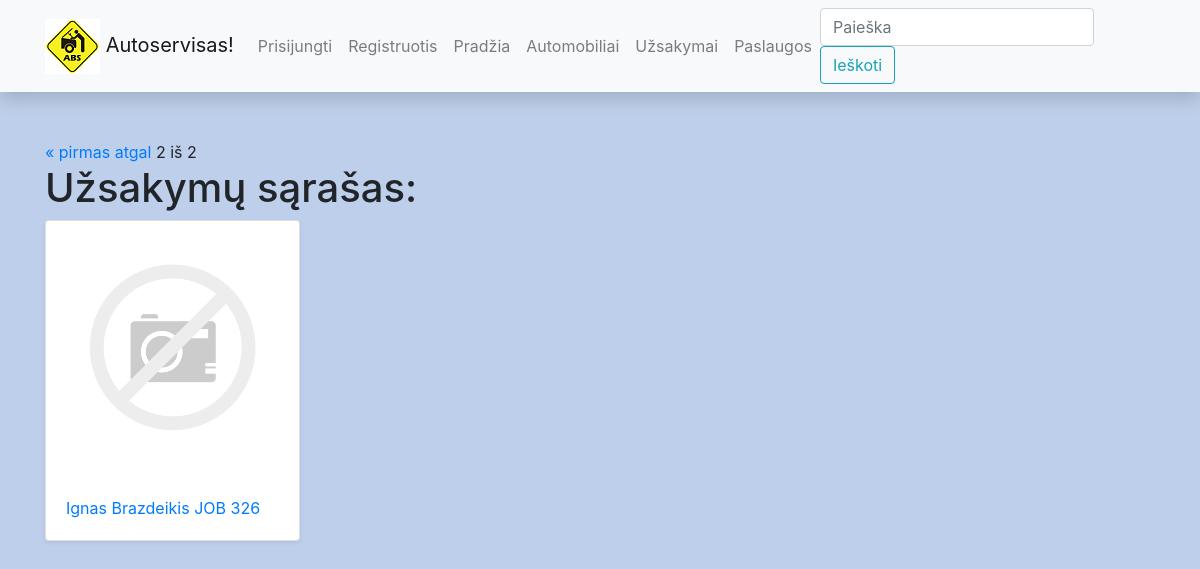
The page /uzsakymai/?page=2 on the database as committed earlier.
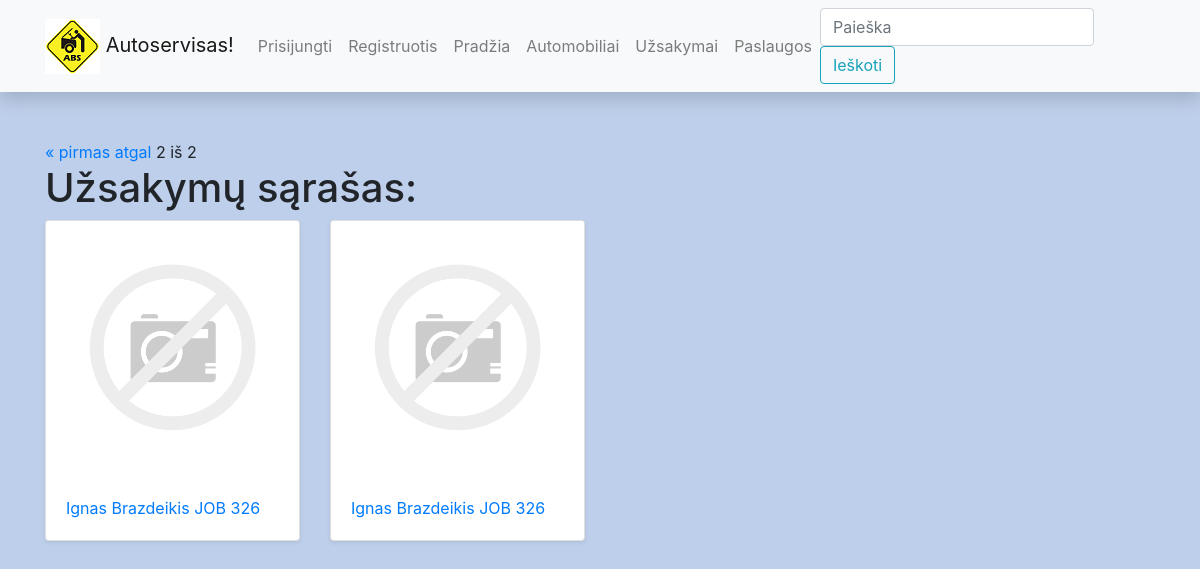
The same page on the database as committed later.
### autoservisas/models.py (models this page shows, shortened)
class Uzsakymas(models.Model):
    id = models.UUIDField(primary_key=True, default=uuid.uuid4)
    data = models.DateField(verbose_name='Užsakymo data')
    suma = models.FloatField('Uzsakymo suma')
    automobilis = models.ForeignKey('Automobilis', on_delete=models.SET_NULL, null=True)
    cover = models.ImageField('Foto', upload_to='covers', null=True, blank=True)
    REPAIR_STATUS = (
        ('p', 'Priimta'),
        ('t', 'Tvarkoma'),
        ('g', 'Galima paimti')
    )
    status = models.CharField(
        max_length=1,
        choices=REPAIR_STATUS,
        blank=True,
        default='p',
        help_text='Tvarkymo statusas',
        verbose_name='Statusas'
    )
    class Meta:
        verbose_name = 'Užsakymas'
        verbose_name_plural = 'Užsakymai'
    def __str__(self):
        return f'{self.automobilis.klientas} {self.automobilis.valstybinis_nr}'

class Automobilis(models.Model):
    valstybinis_nr = models.CharField('Valstybinis numeris', max_length=15)
    vin = models.CharField('VIN numeris', max_length=21)
    klientas = models.CharField('Klientas', max_length=100)
    automobiliomodelis = models.ForeignKey('AutomobilioModelis', on_delete=models.SET_NULL, null=True, related_name='auto')
    class Meta:
        ordering = ['klientas']
        verbose_name = 'Automobilis'
        verbose_name_plural = 'Automobiliai'

### autoservisas/views.py (the view)
# urls.py: path('uzsakymai/', views.UzsakymasListView.as_view(), name='uzsakymai-all'),
class UzsakymasListView(generic.ListView):
    model = Uzsakymas
    template_name = 'uzsakymas_list.html'
    paginate_by = 4

### autoservisas/templates/uzsakymas_list.html (shortened to what this page needs)
{% extends "base.html" %} {% block content %}
{% load static %}
<div class="pagination">
  <span class="step-links">
    {% if page_obj.has_previous %}
    <a href="?page=1">&laquo pirmas</a>
    <a href="?page={{ page_obj.previous_page_number }}">atgal</a>
    {% endif %}
    <span class="current">
      {{ page_obj.number }} iš {{ page_obj.paginator.num_pages }}
    </span>
  </span>
</div>
<h1>Užsakymų sąrašas:</h1>
{% if uzsakymas_list %}
<div class="row">
    {% for uzsakymas in uzsakymas_list %}
    <div class="col-sm-6 col-md-3 d-flex align-items-stretch">
        <div class="card mb-4 shadow-sm">
            {% if uzsakymas.cover %}
            <img src="{{ uzsakymas.cover.url }}" class="card-img-top">
            {% else %}
            <img src="{% static 'img/no-image.png' %}" class="card-img-top">
            {% endif %}
            <div class="card-body">
                <p class="card-text"><a href="{% url 'uzsakymas-one' uzsakymas.id %}">{{ uzsakymas }}</a></p>
            </div>
        </div>
    </div>
    {% endfor %}
</div>
{% else %}
<p>Užsakymų nėra.</p>
{% endif %}
{% endblock %}

### autoservisas/templates/base.html (shortened to what this page needs)
<!DOCTYPE html>
<html lang="en">
<head>
    <link
            rel="stylesheet"
            href="https://stackpath.bootstrapcdn.com/bootstrap/4.1.3/css/bootstrap.min.css"
    />
    <link
            rel="stylesheet"
            href="https://cdnjs.cloudflare.com/ajax/libs/font-awesome/4.7.0/css/font-awesome.min.css"
    />
    {% load static %}
    <link rel="stylesheet" href="{% static 'css/styles.css' %}"/>
</head>
<body>
<nav
        class="navbar navbar-expand-lg navbar-light bg-light static-top mb-5 shadow"
>
    <div class="container">
        <a class="navbar-brand" href="{% url 'index' %}">
            <img src="{% static 'logo.png' %}">
            Autoservisas!</a
        >
        <div class="collapse navbar-collapse" id="navbarResponsive">
            <ul class="navbar-nav ml-auto">
                {% if user.is_authenticated %}
                <li class="nav-item"><a class="nav-link" href="#">
                    <svg class="bi bi-person" width="1.5em" height="1.5em" viewBox="0 0 16 16" fill="currentColor" xmlns="http://www.w3.org/2000/svg">
                        <path fill-rule="evenodd" d="M13 14s1 0 1-1-1-4-6-4-6 3-6 4 1 1 1 1h10zm-9.995-.944v-.002.002zM3.022 13h9.956a.274.274 0 00.014-.002l.008-.002c-.001-.246-.154-.986-.832-1.664C11.516 10.68 10.289 10 8 10c-2.29 0-3.516.68-4.168 1.332-.678.678-.83 1.418-.832 1.664a1.05 1.05 0 00.022.004zm9.974.056v-.002.002zM8 7a2 2 0 100-4 2 2 0 000 4zm3-2a3 3 0 11-6 0 3 3 0 016 0z" clip-rule="evenodd"/>
                    </svg>
                    {{ user.get_username }}</a></li>
                <li class="nav-item"><a class="nav-link" href="#">Mano darbai</a></li>
                <li class="nav-item"><a class="nav-link" href="{% url 'logout' %}">Atsijungti</a></li>
                {% else %}
                <li class="nav-item"><a class="nav-link" href="{% url 'login' %}?next={{ request.path }}">Prisijungti</a></li>
                <li class="nav-item"><a class="nav-link" href="#">Registruotis</a></li>
                {% endif %}
                <li class="nav-item"><a class="nav-link" href="{% url 'index' %}">Pradžia</a></li>
                <li class="nav-item"><a class="nav-link" href="{% url 'automobiliai-all' %}">Automobiliai</a></li>
                <li class="nav-item"><a class="nav-link" href="{% url 'uzsakymai-all' %}">Užsakymai</a></li>
                <li class="nav-item"><a class="nav-link" href="">Paslaugos</a></li>
            </ul>
            <form
                    class="form-inline my-2 my-lg-0"
                    action="{% url 'search-name' %}"
                    method="get"
            >
                <input
                        class="form-control mr-sm-2"
                        type="search"
                        placeholder="Paieška"
                        aria-label="Search"
                        name="search_text"
                />
                <button class="btn btn-outline-info my-2 my-sm-0" type="submit">
                    Ieškoti
                </button>
            </form>
        </div>
    </div>
</nav>
<div class="container">{% block content %}{% endblock %}</div>
</body>
</html>

### autoservisas/static/css/styles.css (style rules this page uses)
body { background-color: #becfeb; }

Rows that differ between the two databases and show on the page:
added Uzsakymas: automobilis.valstybinis_nr "Ignas Brazdeikis JOB 326"
